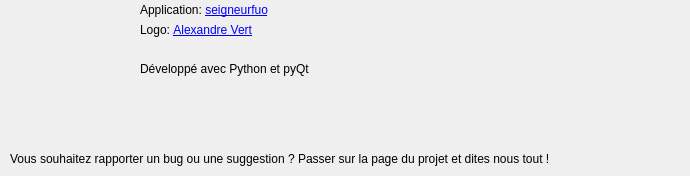
    <widget class="QWidget" name="tab">
     <attribute name="icon">
      <iconset>
       <normaloff>ressources/icons/dialog-information-2.ico</normaloff>ressources/icons/dialog-information-2.ico</iconset>
     </attribute>
     <attribute name="title">
      <string>A propos</string>
     </attribute>
     <widget class="QLabel" name="label_13">
      <property name="geometry">
       <rect>
        <x>140</x>
        <y>0</y>
        <width>151</width>
        <height>20</height>
       </rect>
      </property>
      <property name="text">
       <string>&lt;html&gt;&lt;head/&gt;&lt;body&gt;&lt;p&gt;Application: &lt;a href=&quot;https://github.com/seigneurfuo/MyAnimeManager&quot;&gt;&lt;span style=&quot; text-decoration: underline; color:#0000ff;&quot;&gt;seigneurfuo&lt;/span&gt;&lt;/a&gt;&lt;/p&gt;&lt;/body&gt;&lt;/html&gt;</string>
      </property>
     </widget>
     <widget class="QLabel" name="label_16">
      <property name="geometry">
       <rect>
        <x>140</x>
        <y>20</y>
        <width>131</width>
        <height>20</height>
       </rect>
      </property>
      <property name="text">
       <string>&lt;html&gt;&lt;head/&gt;&lt;body&gt;&lt;p&gt;Logo: &lt;a href=&quot;https://www.facebook.com/lesCreationsdAlexandre/&quot;&gt;&lt;span style=&quot; text-decoration: underline; color:#0000ff;&quot;&gt;Alexandre Vert&lt;/span&gt;&lt;/a&gt;&lt;/p&gt;&lt;/body&gt;&lt;/html&gt;</string>
      </property>
     </widget>
     <widget class="QLabel" name="label_17">
      <property name="geometry">
       <rect>
        <x>0</x>
        <y>0</y>
        <width>131</width>
        <height>131</height>
       </rect>
      </property>
      <property name="text">
       <string/>
      </property>
      <property name="pixmap">
       <pixmap>ressources/icons/icon.png</pixmap>
      </property>
     </widget>
     <widget class="QLabel" name="label_18">
      <property name="geometry">
       <rect>
        <x>140</x>
        <y>60</y>
        <width>191</width>
        <height>17</height>
       </rect>
      </property>
      <property name="text">
       <string>Développé avec Python et pyQt</string>
      </property>
     </widget>
     <widget class="QLabel" name="label_20">
      <property name="geometry">
       <rect>
        <x>10</x>
        <y>150</y>
        <width>671</width>
        <height>17</height>
       </rect>
      </property>
      <property name="text">
       <string>Vous souhaitez rapporter un bug ou une suggestion ? Passer sur la page du projet et dites nous tout !</string>
      </property>
     </widget>
    </widget>
